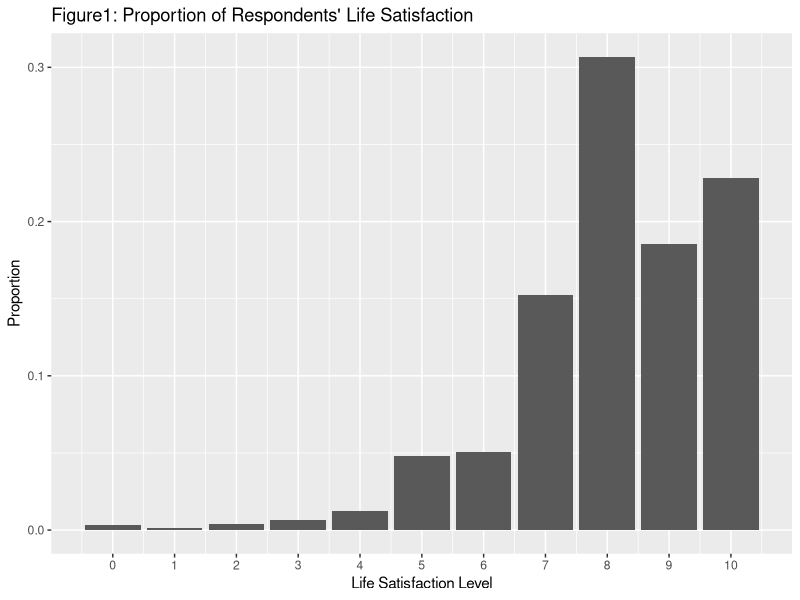

This figure's R source: (Note: this script raises an error after producing the figure.)
## ---- chunk 1
#### Packages installation ####
#install.packages("tidyverse")
#### Workspace set-up ####
library(tidyverse)
## ---- chunk 2
gss_household <- read_csv("gss_cleaned.csv")
gss_household <- na.omit(gss_household)
gss_household <- gss_household %>%
  mutate(own_rent = case_when(
    own_rent == "Owned by you or a member of this household, even if it i..." ~ "Owned",
    own_rent == "Rented, even if no cash rent is paid" ~ "Rented"
  ))

gss_household %>%
  ggplot(mapping = aes(x=feelings_life)) + 
  geom_bar(aes(y = (..count..)/sum(..count..))) +
  ggtitle("Figure1: Proportion of Respondents' Life Satisfaction")+
  xlab("Life Satisfaction Level")+
  ylab("Proportion")+
  scale_x_continuous(breaks = seq(0,10,1))

summary(gss_household$feelings_life)
## ---- chunk 3
# this is needed to form a table
library(knitr)
library(ggplot2)

# gss_data.csv (reduced and cleaned raw data) is brought from the outputs folder and was created in Data.R
gss_data = read.csv("outputs/gss_data.csv")

# forming a table showing the first ten rows of the above data
knitr::kable(gss_data[0:10, ], col.names = c("Case", "Life Satisfaction", "Household Size", "Owned", "Partner", "No Child", "Single House"), caption = "First 10 Rows of Raw Data")
## ---- chunk 4
gss_model<-lm(life_satisfaction~household_size+house_owned+live_with_partner+no_child+house,data=gss_data)
## ---- chunk 5
gss_summary <- summary(gss_model)$coefficients
row.names(gss_summary)<-c("(Intercept)","Household Size","Owned","Partner","No Child","Single House")
knitr::kable(gss_summary,digits=2, caption = "Summary of the Model")
## ---- chunk 6
relweights <-
function(fit,...){                         
  R <- cor(fit$model)   
  nvar <- ncol(R)          
  rxx <- R[2:nvar, 2:nvar] 
  rxy <- R[2:nvar, 1]      
  svd <- eigen(rxx)        
  evec <- svd$vectors                           
  ev <- svd$values         
  delta <- diag(sqrt(ev))  
  lambda <- evec %*% delta %*% t(evec)        
  lambdasq <- lambda ^ 2   
  beta <- solve(lambda) %*% rxy           
  rsquare <- colSums(beta ^ 2)                   
  rawwgt <- lambdasq %*% beta ^ 2    
  import <- (rawwgt / rsquare) * 100 
  import <- as.data.frame(import)
  row.names(import)<-names(fit$model[2:nvar])
  names(import)<-"Weights"
  import<-import[order(import),1,drop=FALSE]
  dotchart(import$Weights,labels=c("No Child","Partner","Household Size","Single House","Owned"),
           xlab="% of R-Square",pch=19,
           main="Figure 2: Relative Importance of Predictor Variables",
           sub=paste("Total R-Square=",round(rsquare,digits=3)),
           ...)
  return(import)
}
relweights(gss_model)
